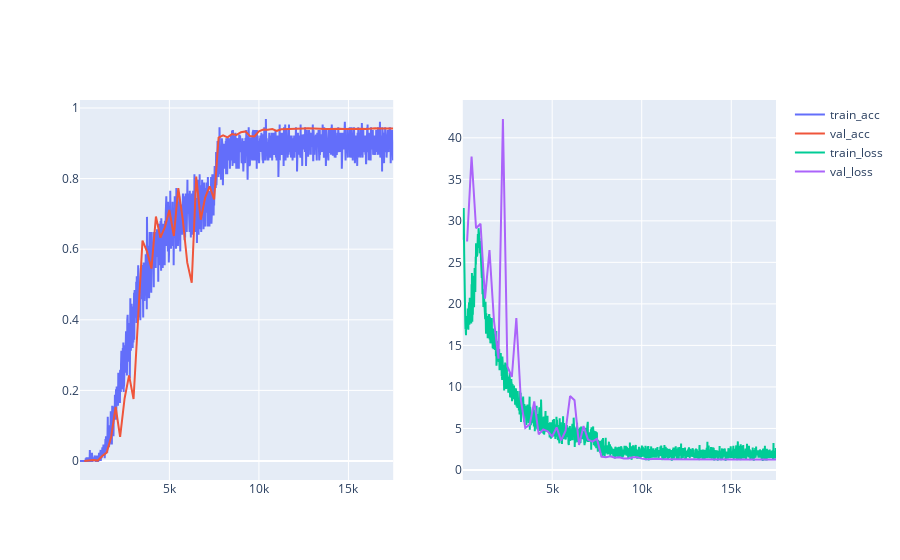

The notebook cell this image was saved under:
### Code cell
fig = make_subplots(1,2)
fig.add_traces(
    [
    go.Scatter(x=df_train['step'], y=df_train['train_acc'], name='train_acc'),
    go.Scatter(x=df_val['step'], y=df_val['val_acc'], name='val_acc'),
    go.Scatter(x=df_train['step'], y=df_train['train_loss'], name='train_loss'),
    go.Scatter(x=df_val['step'], y=df_val['val_loss'], name='val_loss'),
    ],
    rows=[1, 1,1,1],
    cols=[1, 1,2,2]
)
fig.show()
